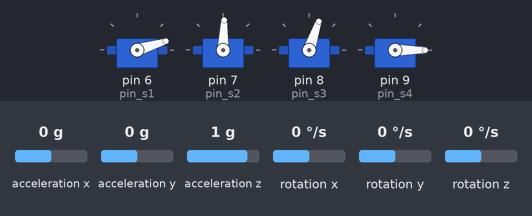
Simulated run of this sketch. Board: Arduino Uno, built with avr-gcc and run on an emulated ATmega328P. On the bench: 4 × servo. Wiring (inferred from the names in the program): MPU-6050 motion sensor at I2C address 0x68. Inputs (shaded band) come from the test bench; at power-on: rotation x 0 °/s, acceleration y 0 g, acceleration x 0 g, rotation y 0 °/s, acceleration z 1 g, rotation z 0 °/s. What the sketch prints to the serial monitor is not drawn.

Above: at 6.7 s.
6.8 s: rotation x set to -192 °/s
9.8 s: acceleration y set to 0.8 g
At 11.9 s:
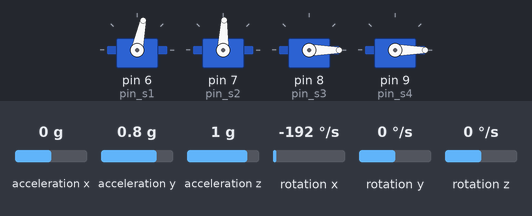
12.8 s: acceleration x set to 0.8 g
At 14.2 s:
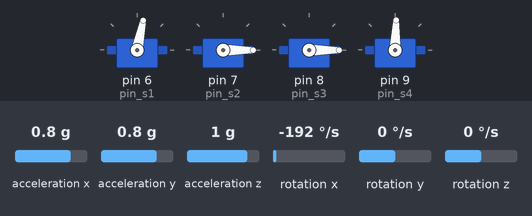
14.7 s: rotation y set to 192 °/s
At 17.65 s:
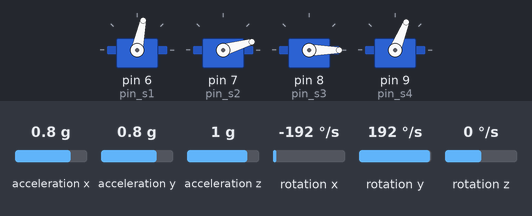
17.7 s: acceleration y set to 0 g
20.7 s: acceleration z set to 0 g
At 21.2 s:
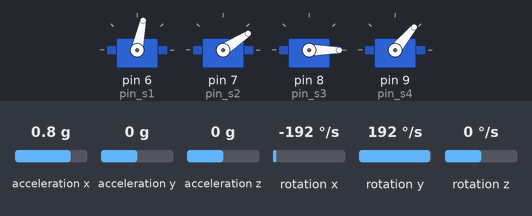
Timing chart, 0 to 24.7 s (numbered marks = the images above; inputs shaded):
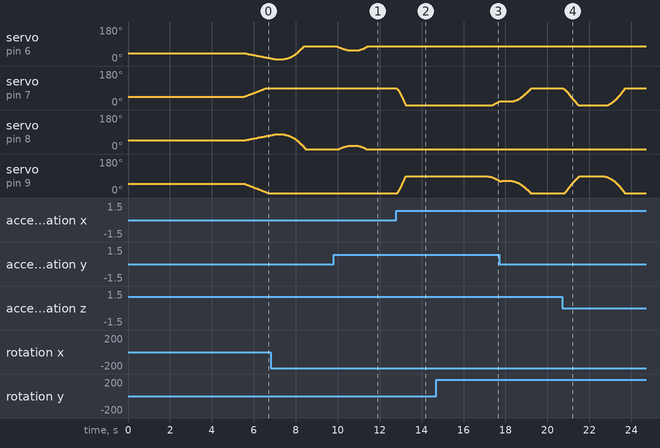

The sketch:

trayMega.ino
```cpp
// 《 상보필터를 적용한 Roll과 Pitch, Yaw의 각도 구하기 실습  》
/* 아래 코드관련 실습에 대한 설명과 회로도 및 자료는 https://rasino.tistory.com/ 에 있습니다    */

#include<Wire.h>
#include<Servo.h>

Servo s1, s2, s3, s4;
const int MPU_ADDR = 0x68;    // I2C통신을 위한 MPU6050의 주소
int16_t AcX, AcY, AcZ, Tmp, GyX, GyY, GyZ;   // 가속도(Acceleration)와 자이로(Gyro)
double angleAcX, angleAcY, angleAcZ;
double angleGyX, angleGyY, angleGyZ;
double angleFiX, angleFiY, angleFiZ;
int16_t initAcX, initAcY, initAcZ, initTmp, initGyX, initGyY, initGyZ;
double initangleFiX, initangleFiY, initangleFiZ;
const double RADIAN_TO_DEGREE = 180 / 3.14159;
const double DEG_PER_SEC = 32767 / 250;    // 1초에 회전하는 각도
const double ALPHA = 1 / (1 + 0.04);
// GyX, GyY, GyZ 값의 범위 : -32768 ~ +32767 (16비트 정수범위)


unsigned long now = 0;   // 현재 시간 저장용 변수
unsigned long past = 0;  // 이전 시간 저장용 변수
double dt = 0;           // 한 사이클 동안 걸린 시간 변수

double averAcX, averAcY, averAcZ;
double averGyX, averGyY, averGyZ;
//pid
//P0.5 I0.007 D0.005    W0.4E0.07R0.01
//P0.2 I0.007 D0.005    W0.4E0.07R0.01
float db = 0.5;
float KpX = 0.25;                                                                           //Gain setting for the P-controller ()
float KiX = 0.0002;                                                                        //Gain setting for the I-controller ()
float KdX = 0.0001;

float KpY = 0.27;                                                                           //Gain setting for the P-controller ()
float KiY = 0.0002;                                                                        //Gain setting for the I-controller ()
float KdY = 0.0001;

float P_x, I_x, D_x;                                                                    //PID substitudes x-axis
float P_y, I_y, D_y;                                                                    //PID substitudes y-axis
float s_y, e_y, e_sum_y, e_old_y, y;

float x_ang         = 0;
float x_ref_ang     = 0;
float x_err_ang     = 0;
float x_err_ang_k_1 = 0;
float x_derr_ang    = 0;
float x_err_sum     = 0;

float y_ang         = 0;
float y_ref_ang     = 0;
float y_err_ang     = 0;
float y_err_ang_k_1 = 0;
float y_derr_ang    = 0;
float y_err_sum     = 0;

float ctrX_up = 0;
float ctrX_ui = 0;
float ctrX_ud = 0;
int ctrX_u = 0;

float ctrY_up = 0;
float ctrY_ui = 0;
float ctrY_ud = 0;
int ctrY_u = 0;

int output1, output2, output3, output4;                                                 //PID-Outputs for all 4 Servos
int output1_b, output2_b, output3_b, output4_b;                                         //MAP corrected outputs due to non-linear behavior of the system

int w1, w2, w3, w4;
//motor
float i_lim = 50;

const int pin_s1 = 6;                                                                         //Arduino PWM Pin for Servo1(S1)
const int pin_s2 = 7;                                                                         //Arduino PWM Pin for Servo2(S2)
const int pin_s3 = 8;                                                                         //Arduino PWM Pin for Servo3(S3)
const int pin_s4 = 9;
//1500 >> 90도 1000>> 45도 2000>> 135도
const int s1_max = 1350;                                                                      //Max. angle for S1
const int s2_max = 1450;                                                                      //Max. angle for S2
const int s3_max = 1450;                                                                      //Max. angle for S3
const int s4_max = 1450;                                                                      //Max. angle for S4

const int s1_mid = 970;                                                                      //Norm. angle for S1
const int s2_mid = 1010;                                                                      //Norm. angle for S2
const int s3_mid = 1020;                                                                      //Norm. angle for S3
const int s4_mid = 1050;                                                                     //Norm. angle for S4

//const int s1_mid = 1000;
//const int s2_mid = 1000;
//const int s3_mid = 1000;
//const int s4_mid = 1000;

const int s1_min = 400;                                                                      //Min. angle for S1
const int s2_min = 500;                                                                      //Min. angle for S2
const int s3_min = 500;                                                                      //Min. angle for S3
const int s4_min = 500;
//timer
int loopo = 0;
char sec;
unsigned long preMillis = 0;
double angleTmpX = 0;
double angleTmpY = 0;
double angleTmpZ = 0;
bool chkX = 0;
bool chkY = 0;
void setup() {
  //초기 오차
  initangleFiX = 0;
  initangleFiY = 0;
  initAcX = 1500;
  initAcY = -900;
  initAcZ = 600;
  initGyX = 600;
  initGyY = -200;
  initGyZ = -200;
  //  initAcX = 0;
  //  initAcY = 0;
  //  initGyX = 0;
  //  initGyY = 0;
  //  initGyZ = 0;
  initSensor();
  Serial.begin(115200);
  caliSensor();   //  초기 센서 캘리브레이션 함수 호출

  s1.attach(pin_s1);                                                                    //Attach S1
  s2.attach(pin_s2);                                                                    //Attach S2
  s3.attach(pin_s3);                                                                    //Attach S3
  s4.attach(pin_s4);                                                                    //Attach S4
  //중간값 설정
  s1.writeMicroseconds(s1_mid);                                                         //Go to the Norm. position after init
  s2.writeMicroseconds(s2_mid);
  s3.writeMicroseconds(s3_mid);
  s4.writeMicroseconds(s4_mid);
  //  s1.writeMicroseconds(s1_max);                                                         //Go to the Norm. position after init
  //  s2.writeMicroseconds(s2_max);
  //  s3.writeMicroseconds(s3_max);
  //  s4.writeMicroseconds(s4_max);
  delay(5000);
  w1 =  s1_mid;                                                                          //Save positions to w1,w2,w3,w4 variables
  w2 = s2_mid;
  w3 = s3_mid;
  w4 = s4_mid;
  Serial.println("start");

  past = millis(); // past에 현재 시간 저장

}

void loop() {
  getData();
  getDT();

  angleAcX = atan(AcY / sqrt(pow(AcX, 2) + pow(AcZ, 2)));
  angleAcX *= RADIAN_TO_DEGREE;
  angleAcY = atan(-AcX / sqrt(pow(AcY, 2) + pow(AcZ, 2)));
  angleAcY *= RADIAN_TO_DEGREE;
  // 가속도 센서로는 Z축 회전각 계산 불가함.

  // 가속도 현재 값에서 초기평균값을 빼서 센서값에 대한 보정
  angleGyX += ((GyX - averGyX) / DEG_PER_SEC) * dt;  //각속도로 변환
  angleGyY += ((GyY - averGyY) / DEG_PER_SEC) * dt;
  angleGyZ += ((GyZ - averGyZ) / DEG_PER_SEC) * dt;

  // 상보필터 처리를 위한 임시각도 저장
  angleTmpX = angleFiX + angleGyX * dt;
  angleTmpY = angleFiY + angleGyY * dt;
  angleTmpZ = angleFiZ + angleGyZ * dt;

  // (상보필터 값 처리) 임시 각도에 0.96가속도 센서로 얻어진 각도 0.04의 비중을 두어 현재 각도를 구함.
  angleFiX = ALPHA * angleTmpX + (1.0 - ALPHA) * angleAcX;
  angleFiY = ALPHA * angleTmpY + (1.0 - ALPHA) * angleAcY;
//  angleFiX = angleFiX - initangleFiX;
//  angleFiY = angleFiY - initangleFiY;
  //    printData();
  //  printRawData();
  //  chkG();

  //x양수 y양수
    if (AcX > 2000 && AcY > 2000 ) {
      x_ref_ang = -20;
      y_ref_ang = 20;

      //x양수 y0
    } else if (AcX > 2000 && (AcY <= 2000 && AcY >= -2000) ) {
      x_ref_ang = 0;
      y_ref_ang = 20;
      //x0 y양수
    } else if ((AcX <= 2000 && AcX >= -2000) && AcY > 2000 ) {
      x_ref_ang = -20;
      y_ref_ang = 0;

      //x양수 y음수
    } else if (AcX > 2000 && AcY < -2000 ) {
      x_ref_ang = 20;
      y_ref_ang = 20;

      //x음수 y양수
    } else if (AcX < -2000 && AcY > 2000) {
      x_ref_ang = -20;
      y_ref_ang = -20;
      //x음수 y음수
    } else if (AcX < -2000 && AcY < -2000 ) {
      x_ref_ang = 20;
      y_ref_ang = -20;
      //x0 y음수
    } else if ((AcX >= -2000 && AcX <= 2000) && AcY < -2000 ) {
      x_ref_ang = 20;
      y_ref_ang = 0;
      //x음수 y0
    } else if (AcX < -2000 && (AcY >= -2000 && AcY <= 2000) ) {
      x_ref_ang = 0;
      y_ref_ang = -20;
      //x0 y0
    } else {
      x_ref_ang = 0;
      y_ref_ang = 0;
    }

    if ( (AcX < -700 && AcX > -2000)||(AcX> 700 && AcX <2000)) x_ref_ang = -1 * angleAcX;
    if ( (AcY < -700 && AcY > -2000)||(AcY> 700 && AcY <2000)) y_ref_ang = -1 * angleAcY;
  //pid
  x_ang = angleFiX;
  y_ang = angleFiY;
  //Error
  x_err_ang     = x_ref_ang - x_ang;
  x_derr_ang    = (x_err_ang - x_err_ang_k_1) / dt;
  x_err_sum     = x_err_sum + (x_err_ang * dt);
  x_err_ang_k_1 = x_err_ang;

  //PID-Controller
  ctrX_up = KpX * x_err_ang;
  ctrX_ui = KiX * x_err_sum;
  ctrX_ud = KdX * x_derr_ang;
  ctrX_u = (int)(ctrX_up + ctrX_ud + ctrX_ui);

  //Error
  y_err_ang     = y_ref_ang - y_ang;
  y_derr_ang    = (y_err_ang - y_err_ang_k_1) / dt;
  y_err_sum     = y_err_sum + (y_err_ang * dt);
  y_err_ang_k_1 = y_err_ang;

  //PID-Controller
  ctrY_up = KpY * y_err_ang;
  ctrY_ui = KiY * y_err_sum;
  ctrY_ud = KdY * y_derr_ang;

  ctrY_u = (int)(ctrY_up + ctrY_ud + ctrY_ui);

  output1 = (int)(w1 + ctrX_u );                                                                    //Adding the controller correction part to the output
  output2 = (int)(w2 - ctrY_u) ;
  output3 = (int)(w3 - ctrX_u );
  output4 = (int)(w4 + ctrY_u);

  // check limit
  if (output2 > s2_max) {                                                             //Make sure that the servos are only operating within the defined ranges
    output2 = s2_max;
  }
  if (output2 < s2_min) {
    output2 = s2_min;
  }
  if (output4 > s4_max) {
    output4 = s4_max;
  }
  if (output4 < s4_min) {
    output4 = s4_min;
  }
  if (output1 > s1_max) {
    output1 = s1_max;
  }
  if (output1 < s1_min) {
    output1 = s1_min;
  }
  if (output3 > s3_max) {
    output3 = s3_max;
  }
  if (output3 < s3_min) {
    output3 = s3_min;
  }

  if (output1 != output1_b) {                                                         //Servos starts to shaking if you spam the output with the same information the whole time. This section avoids to spam the servos.
    s1.writeMicroseconds(int(output1));
    w1 = int(output1);
  }

  if (output2 != output2_b) {
    s2.writeMicroseconds(int(output2));
    w2 = int(output2);
  }

  if (output3 != output3_b) {
    s3.writeMicroseconds(int(output3));
    w3 = int(output3);
  }

  if (output4 != output4_b) {
    s4.writeMicroseconds(int(output4));
    w4 = int(output4);
  }

  output1_b = output1;                                                                  //Save the old values to caompare them in the next loop
  output2_b = output2;
  output3_b = output3;
  output4_b = output4;
    Serial.print("x_ref");
    Serial.print(x_ref_ang);
    Serial.print(",");
    Serial.print("x");
    Serial.print(x_ang);
    Serial.print(",");
    Serial.print("y_ref");
    Serial.print(y_ref_ang);
    Serial.print(",");
    Serial.print("y");
    Serial.println(y_ang);
}
void initSensor() {
  Wire.begin();
  Wire.beginTransmission(MPU_ADDR);   // I2C 통신용 어드레스(주소)
  Wire.write(0x6B);    // MPU6050과 통신을 시작하기 위해서는 0x6B번지에
  Wire.write(0);
  Wire.endTransmission(true);
}
void printRawData() {
  //  Serial.print("AcX:");
  //  Serial.print(AcX);
  //  Serial.print("\t          AcY:");
  Serial.print(AcY);
  //  Serial.print("\t          AcZ:");
  //  Serial.print(AcZ);
  //  Serial.print("\t          GyX:");
  //  Serial.print(GyX);
  //  Serial.print("\t          GyY:");
  //  Serial.print(GyY);
  //  Serial.print("\t          GyZ:");
  //  Serial.print(GyZ);
  Serial.println();
  //  delay(300);
}
void printData() {
  //      Serial.print("AngleAcX:");
  //  Serial.print(angleAcX);
  //  Serial.print(",");
  Serial.print("\t FilteredX:");
  Serial.print(angleFiX);
  //      Serial.print("\t AngleAcY:");
  //      Serial.print(angleAcY);
  Serial.print("\t FilteredY:");
  Serial.println(angleFiY);
  //    Serial.print("\t AngleGyZ:");
  //    Serial.print(angleGyZ);
  //    Serial.print("\t FilteredZ:");
  //    Serial.print(angleFiZ);
  //
  //      Serial.print("     Angle Gyro X:");
  //      Serial.print(angleGyX);
  //      Serial.print("\t\t Angle Gyro y:");
  //      Serial.println(angleGyY);
  //    Serial.print("\t\t Angle Gyro Z:");
  //    Serial.println(angleGyZ);

  //  Serial.print("angleTmpX:");
  //  Serial.print(angleTmpX);
  //  Serial.print("\t angleTmpY:");
  //  Serial.print(angleTmpY);
  //  Serial.print("\t angleTmpZ:");
  //  Serial.println(angleTmpZ);
  delay(20);
}
void getData() {
  Wire.beginTransmission(MPU_ADDR);
  Wire.write(0x3B);   // AcX 레지스터 위치(주소)를 지칭합니다
  Wire.endTransmission(false);
  Wire.requestFrom(MPU_ADDR, 14, true);  // AcX 주소 이후의 14byte의 데이터를 요청
  AcX = Wire.read() << 8 | Wire.read(); //두 개의 나뉘어진 바이트를 하나로 이어 붙여서 각 변수에 저장
  AcY = Wire.read() << 8 | Wire.read();
  AcZ = Wire.read() << 8 | Wire.read();
  Tmp = Wire.read() << 8 | Wire.read();
  GyX = Wire.read() << 8 | Wire.read();
  GyY = Wire.read() << 8 | Wire.read();
  GyZ = Wire.read() << 8 | Wire.read();
  AcX = AcX - initAcX;
  AcY = AcY - initAcY;
  AcZ = AcZ - initAcZ;
  GyX = GyX - initGyX;
  GyY = GyY - initGyY;
  GyZ = GyZ - initGyZ;
}

// loop 한 사이클동안 걸리는 시간을 알기위한 함수
void getDT() {
  now = millis();
  dt = (now - past) / 1000.0;
  past = now;
}
void chkG() {
  if ((int)angleFiX < x_ref_ang + db && (int)angleFiX > x_ref_ang - db) {
    chkX = 1;
  } else {
    chkX = 0;
  }
  //
  if ((int)angleFiY < y_ref_ang + db && (int)angleFiY > y_ref_ang - db) {
    chkY = 1;
  } else {
    chkY = 0;
  }
}
// 센서의 초기값을 10회 정도 평균값으로 구하여 저장하는 함수
void caliSensor() {
  double sumAcX = 0 , sumAcY = 0, sumAcZ = 0;
  double sumGyX = 0 , sumGyY = 0, sumGyZ = 0;
  getData();
  for (int i = 0; i < 10; i++) {
    getData();
    sumAcX += AcX;  sumAcY += AcY;  sumAcZ += AcZ;
    sumGyX += GyX;  sumGyY += GyY;  sumGyZ += GyZ;
    delay(50);
  }
  averAcX = sumAcX / 10;  averAcY = sumAcY / 10;  averAcZ = sumAcY / 10;
  averGyX = sumGyX / 10;  averGyY = sumGyY / 10;  averGyZ = sumGyZ / 10;
}
```

Measured:
- after the input at 9.8 s, servo on pin 8 (pin_s3): rises from 0° to 16° in 0.42 s, then falls to 0° in 0.87 s
- after the input at 12.8 s, servo on pin 7 (pin_s2): moves from 88° to 0° over 0.43 s, starting at once; servo on pin 9 (pin_s4): moves from 0° to 88° over 0.38 s, starting after 0.06 s
- after the input at 14.7 s, servo on pin 7 (pin_s2): moves from 0° to 20° over 0.31 s, starting after 2.7 s; servo on pin 9 (pin_s4): moves from 88° to 66° over 0.46 s, starting after 2.5 s
- after the input at 20.7 s, servo on pin 9 (pin_s4): rises from 0° to 88° in 0.68 s, then falls to 0° in 2.2 s
- by itself, servo on pin 8 (pin_s3): rises from 73° to 77° in 0.14 s, then falls to 0° in 1.5 s
